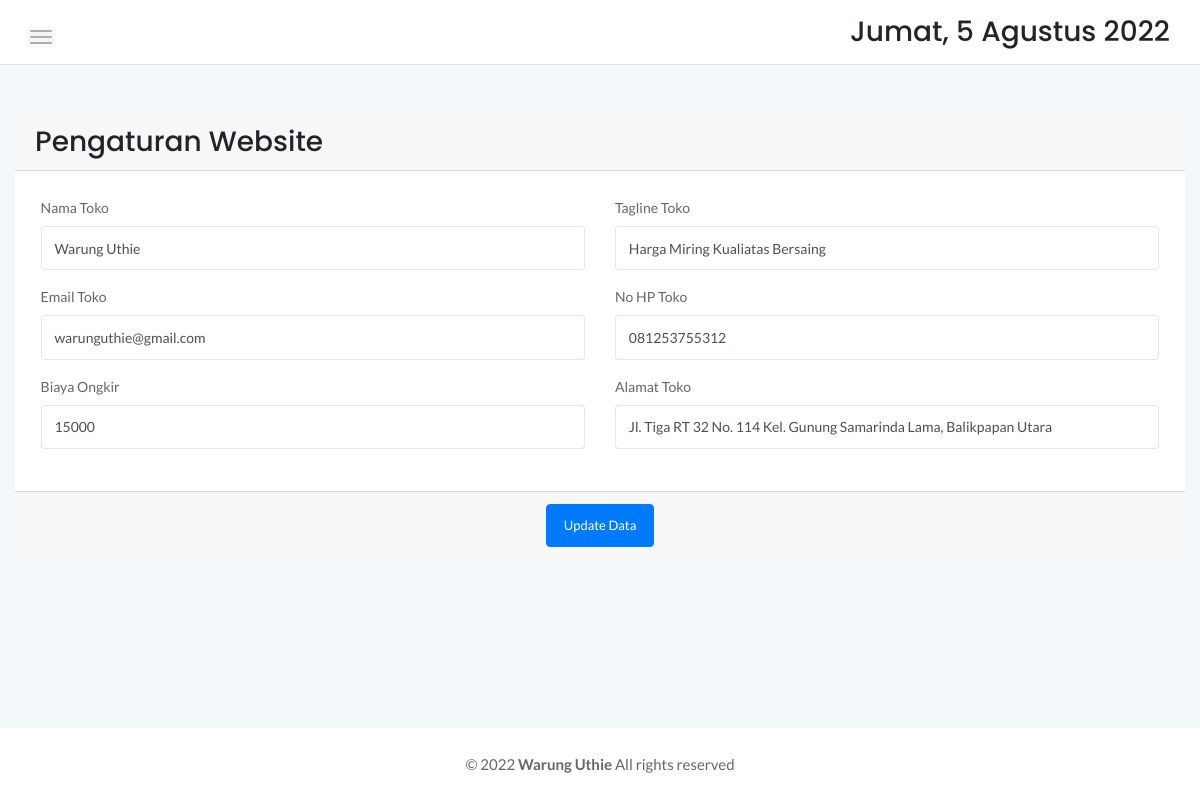
The page /admin/setting.php (signed in) on the database its author committed.
### tables this page shows
CREATE TABLE `config` (
  `id_config` int(11) NOT NULL,
  `nama` varchar(254) NOT NULL,
  `alamat` text NOT NULL,
  `email` varchar(100) NOT NULL,
  `nohp` varchar(20) NOT NULL,
  `tagline` varchar(254) NOT NULL,
  `ongkir` int(11) NOT NULL
);

### dbconnect.php (called while the page is built, shortened)
<?php
$conn = mysqli_connect("localhost","root","","tokosaw");
$sqlweb = mysqli_query($conn,"SELECT * FROM config ");
$web 	= mysqli_fetch_assoc($sqlweb);
?>

### admin/setting.php (the view, shortened to what this page needs)
<?php
	include '../dbconnect.php';
	?>
<!doctype html>
<html class="no-js" lang="en">
<head>
    <?php include 'include/header.php';?>
            <div class="main-content-inner">
                <form method="post" action="">
                <div class="row mt-5 mb-5">
                    <div class="col-12">
                        <div class="card">
                            <div class="card-header"><h3>Pengaturan Website</h3></div>
                            <div class="card-body row">
                                <div class="col-md-6">
                                	<div class="form-group">
                                		<label>Nama Toko</label>
                                		<input type="text" name="nama" class="form-control" value="<?=$web['nama']?>" required>
                                	</div>
                                </div>
                                <div class="col-md-6">
                                	<div class="form-group">
                                		<label>Tagline Toko</label>
                                		<input type="text" name="tagline" class="form-control" value="<?=$web['tagline']?>" required>
                                	</div>
                                </div>
                                <div class="col-md-6">
                                	<div class="form-group">
                                		<label>Email Toko</label>
                                		<input type="text" name="email" class="form-control" value="<?=$web['email']?>" required>
                                	</div>
                                </div>
                                <div class="col-md-6">
                                	<div class="form-group">
                                		<label>No HP Toko</label>
                                		<input type="number" name="nohp" class="form-control" value="<?=$web['nohp']?>" required>
                                	</div>
                                </div>
                                <div class="col-md-6">
                                	<div class="form-group">
                                		<label>Biaya Ongkir</label>
                                		<input type="number" name="ongkir" class="form-control" value="<?=$web['ongkir']?>" required>
                                	</div>
                                </div>
                                <div class="col-md-6">
                                	<div class="form-group">
                                		<label>Alamat Toko</label>
                                		<input type="text" name="alamat" class="form-control" value="<?=$web['alamat']?>" required>
                                	</div>
                                </div>
						 	</div>
						 	<div class="card-footer text-center">
						 		<button type="submit" name="updatedata" class="btn btn-primary">Update Data</button>
						 	</div>
                        </div>
                    </div>
                </div>
                </form>
            </div>
            </div>
            <?php include 'include/footer.php';?>
        </div>
</body>
</html>

### admin/include/footer.php
<footer>
    <div class="footer-area">
        <p>© <?=date('Y')?> <b><?=$web['nama']?></b> All rights reserved</p>
    </div>
</footer>

### admin/assets/css/styles.css (style rules this page uses)
.card { border: none; border-radius: 4px; background-color: #fff; -webkit-transition: all 0.3s ease 0s; transition: all 0.3s ease 0s; }
.card-body { padding: 25.6px; padding: 1.6rem; }
.main-content-inner { padding: 0 30px 50px; }
.footer-area { text-align: center; padding: 23px 0 19px; background: #fff; }
.footer-area p { color: #676666; margin-bottom: 0; }
.btn { padding: 11px 17px; font-size: 13px; letter-spacing: 0; }
.form-control, .form-control:focus { outline: none; box-shadow: none; }
.form-control { font-size: 14px; border: 1px solid rgba(170, 170, 170, .3); padding: 10.72px 12.8px; padding: .67rem .8rem; }
label { font-weight: 500; color: #666; display: inline-block; margin-bottom: 8px; margin-bottom: .5rem; }

### admin/assets/css/responsive.css (style rules this page uses)
@media (min-width: 1200px) and (max-width: 1364px) { .main-content-inner { padding: 0 15px 50px; } }

### rows shown on the page
config: nama "Warung Uthie", tagline "Harga Miring Kualiatas Bersaing", email "warunguthie@gmail.com", nohp "081253755312", ongkir "15000", alamat "Jl. Tiga RT 32 No. 114 Kel. Gunung Samarinda Lama, Balikpapan Utara"
